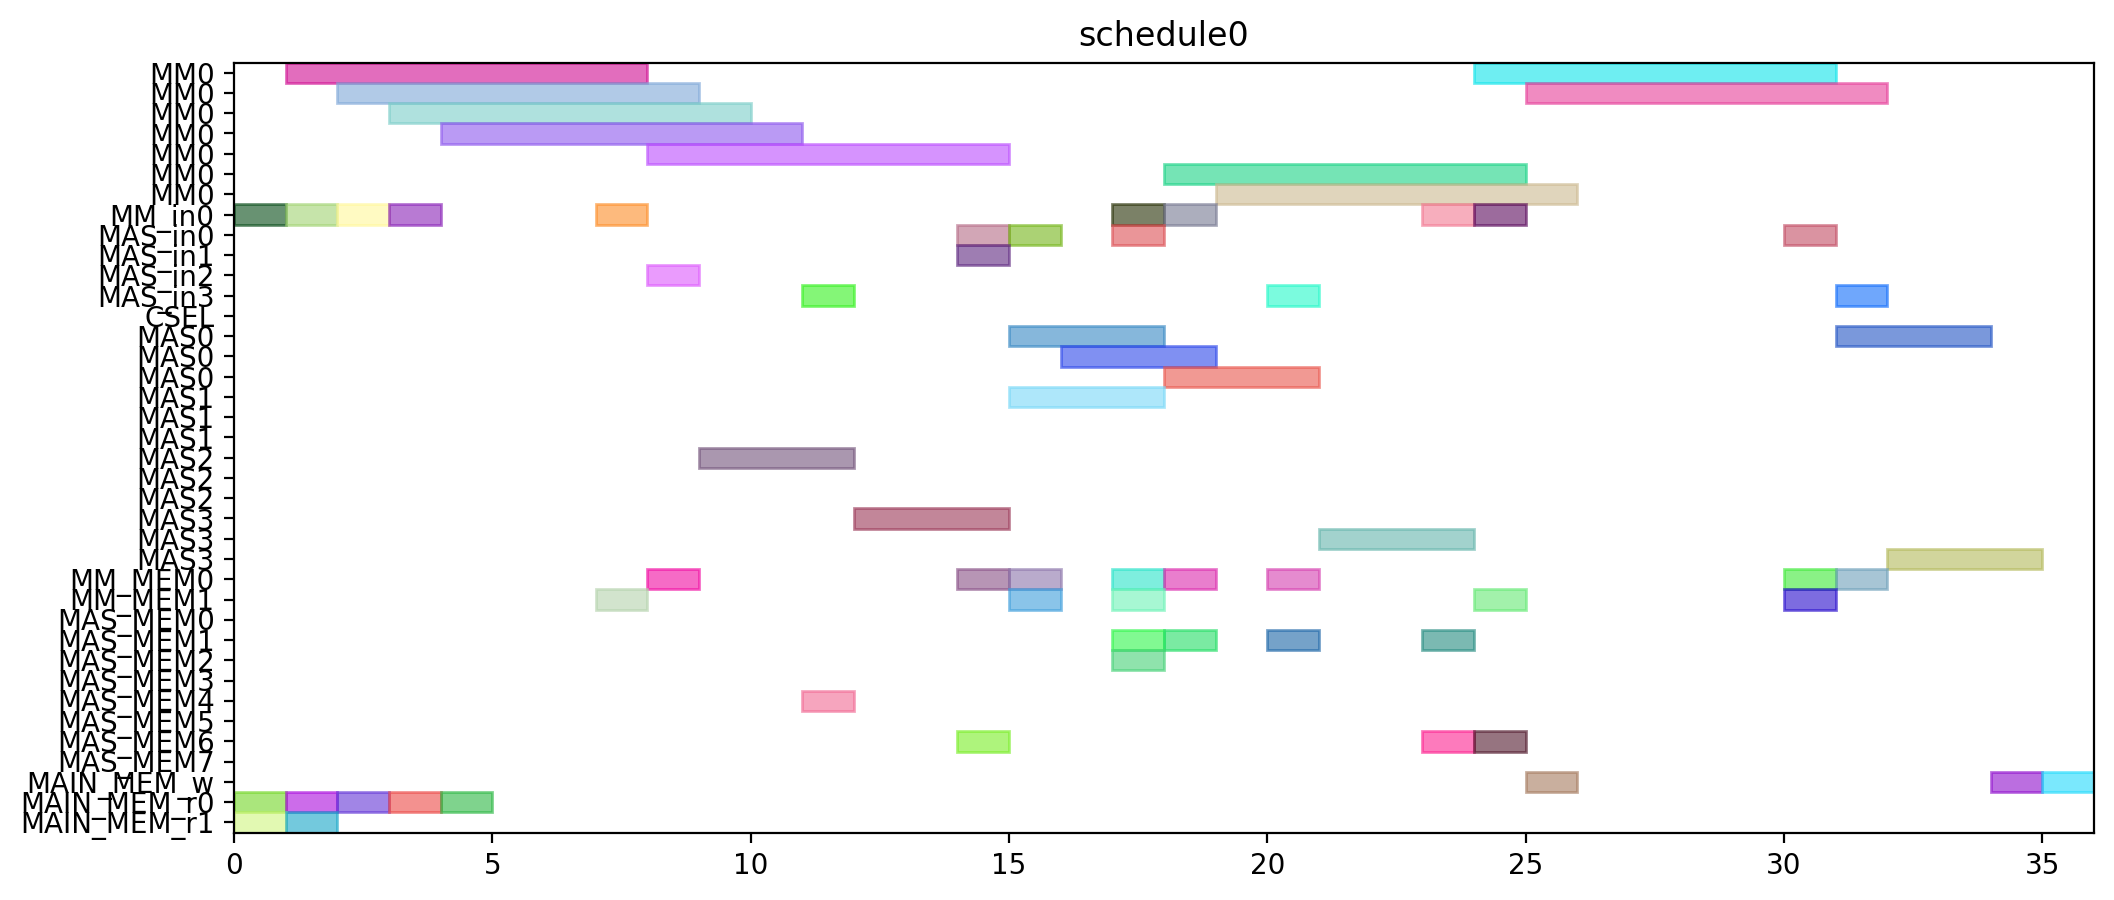

Write the Python code that produced this figure.
from pyschedule import Scenario, solvers, plotters, alt


def solve():
	horizon = 90
	S = Scenario("schedule0", horizon=horizon)

	# resource
	MM = S.Resources('MM', num=1, size=7)
	MM_in = S.Resources('MM_in', num=1)
	MAS_in = S.Resources('MAS_in', num=4)
	CSEL = S.Resource('CSEL')
	MAS = S.Resources('MAS', num=4, size=3, periods=range(1, horizon))
	MM_MEM = S.Resources('MM_MEM', num=2)
	MAS_MEM = S.Resources('MAS_MEM', num=8)
	MAIN_MEM_w = S.Resource('MAIN_MEM_w', size=1)
	MAIN_MEM_r = S.Resources('MAIN_MEM_r', num=2)

	# result of previous scheduling

	# new tasks
	t0 = S.Task('t0', length=7, delay_cost=1)
	t0 += alt(MM)
	t0_in = S.Task('t0_in', length=1, delay_cost=1)
	t0_in += alt(MM_in)
	S += t0_in*MM_in[0]<=t0*MM[0]

	t0_mem0 = S.Task('t0_mem0', length=1, delay_cost=1)
	t0_mem0 += MAIN_MEM_r[0]
	t3 = S.Task('t3', length=7, delay_cost=1)
	t3 += alt(MM)
	t3_in = S.Task('t3_in', length=1, delay_cost=1)
	t3_in += alt(MM_in)
	S += t3_in*MM_in[0]<=t3*MM[0]

	t3_mem0 = S.Task('t3_mem0', length=1, delay_cost=1)
	t3_mem0 += MAIN_MEM_r[0]
	t3_mem1 = S.Task('t3_mem1', length=1, delay_cost=1)
	t3_mem1 += MAIN_MEM_r[1]
	t1 = S.Task('t1', length=7, delay_cost=1)
	t1 += alt(MM)
	t1_in = S.Task('t1_in', length=1, delay_cost=1)
	t1_in += alt(MM_in)
	S += t1_in*MM_in[0]<=t1*MM[0]

	t1_mem0 = S.Task('t1_mem0', length=1, delay_cost=1)
	t1_mem0 += MAIN_MEM_r[0]
	t1_mem1 = S.Task('t1_mem1', length=1, delay_cost=1)
	t1_mem1 += MAIN_MEM_r[1]
	t2 = S.Task('t2', length=7, delay_cost=1)
	t2 += alt(MM)
	t2_in = S.Task('t2_in', length=1, delay_cost=1)
	t2_in += alt(MM_in)
	S += t2_in*MM_in[0]<=t2*MM[0]

	t2_mem0 = S.Task('t2_mem0', length=1, delay_cost=1)
	t2_mem0 += MAIN_MEM_r[0]
	t4 = S.Task('t4', length=7, delay_cost=1)
	t4 += alt(MM)
	t4_in = S.Task('t4_in', length=1, delay_cost=1)
	t4_in += alt(MM_in)
	S += t4_in*MM_in[0]<=t4*MM[0]

	t4_mem0 = S.Task('t4_mem0', length=1, delay_cost=1)
	t4_mem0 += MAIN_MEM_r[0]
	t4_mem1 = S.Task('t4_mem1', length=1, delay_cost=1)
	t4_mem1 += alt(MM_MEM)
	S += (t2*MM[0])-1 < t4_mem1*MM_MEM[1]
	S += t4_mem1 <= t4

	t5 = S.Task('t5', length=3, delay_cost=1)
	t5 += alt(MAS)
	t5_in = S.Task('t5_in', length=1, delay_cost=1)
	t5_in += alt(MAS_in)
	S += t5_in*MAS_in[0]<=t5*MAS[0]

	S += t5_in*MAS_in[1]<=t5*MAS[1]

	S += t5_in*MAS_in[2]<=t5*MAS[2]

	S += t5_in*MAS_in[3]<=t5*MAS[3]

	t5_mem0 = S.Task('t5_mem0', length=1, delay_cost=1)
	t5_mem0 += alt(MM_MEM)
	S += (t0*MM[0])-1 < t5_mem0*MM_MEM[0]
	S += t5_mem0 <= t5

	t6 = S.Task('t6', length=3, delay_cost=1)
	t6 += alt(MAS)
	t6_in = S.Task('t6_in', length=1, delay_cost=1)
	t6_in += alt(MAS_in)
	S += t6_in*MAS_in[0]<=t6*MAS[0]

	S += t6_in*MAS_in[1]<=t6*MAS[1]

	S += t6_in*MAS_in[2]<=t6*MAS[2]

	S += t6_in*MAS_in[3]<=t6*MAS[3]

	t6_mem0 = S.Task('t6_mem0', length=1, delay_cost=1)
	t6_mem0 += alt(MAS_MEM)
	S += (t5*MAS[0])-1 < t6_mem0*MAS_MEM[0]
	S += (t5*MAS[1])-1 < t6_mem0*MAS_MEM[2]
	S += (t5*MAS[2])-1 < t6_mem0*MAS_MEM[4]
	S += (t5*MAS[3])-1 < t6_mem0*MAS_MEM[6]
	S += t6_mem0 <= t6

	t9 = S.Task('t9', length=3, delay_cost=1)
	t9 += alt(MAS)
	t9_in = S.Task('t9_in', length=1, delay_cost=1)
	t9_in += alt(MAS_in)
	S += t9_in*MAS_in[0]<=t9*MAS[0]

	S += t9_in*MAS_in[1]<=t9*MAS[1]

	S += t9_in*MAS_in[2]<=t9*MAS[2]

	S += t9_in*MAS_in[3]<=t9*MAS[3]

	t9_mem0 = S.Task('t9_mem0', length=1, delay_cost=1)
	t9_mem0 += alt(MM_MEM)
	S += (t0*MM[0])-1 < t9_mem0*MM_MEM[0]
	S += t9_mem0 <= t9

	t9_mem1 = S.Task('t9_mem1', length=1, delay_cost=1)
	t9_mem1 += alt(MM_MEM)
	S += (t4*MM[0])-1 < t9_mem1*MM_MEM[1]
	S += t9_mem1 <= t9

	t10 = S.Task('t10', length=3, delay_cost=1)
	t10 += alt(MAS)
	t10_in = S.Task('t10_in', length=1, delay_cost=1)
	t10_in += alt(MAS_in)
	S += t10_in*MAS_in[0]<=t10*MAS[0]

	S += t10_in*MAS_in[1]<=t10*MAS[1]

	S += t10_in*MAS_in[2]<=t10*MAS[2]

	S += t10_in*MAS_in[3]<=t10*MAS[3]

	t10_mem0 = S.Task('t10_mem0', length=1, delay_cost=1)
	t10_mem0 += alt(MM_MEM)
	S += (t4*MM[0])-1 < t10_mem0*MM_MEM[0]
	S += t10_mem0 <= t10

	t7 = S.Task('t7', length=3, delay_cost=1)
	t7 += alt(MAS)
	t7_in = S.Task('t7_in', length=1, delay_cost=1)
	t7_in += alt(MAS_in)
	S += t7_in*MAS_in[0]<=t7*MAS[0]

	S += t7_in*MAS_in[1]<=t7*MAS[1]

	S += t7_in*MAS_in[2]<=t7*MAS[2]

	S += t7_in*MAS_in[3]<=t7*MAS[3]

	t7_mem0 = S.Task('t7_mem0', length=1, delay_cost=1)
	t7_mem0 += alt(MAS_MEM)
	S += (t6*MAS[0])-1 < t7_mem0*MAS_MEM[0]
	S += (t6*MAS[1])-1 < t7_mem0*MAS_MEM[2]
	S += (t6*MAS[2])-1 < t7_mem0*MAS_MEM[4]
	S += (t6*MAS[3])-1 < t7_mem0*MAS_MEM[6]
	S += t7_mem0 <= t7

	t11 = S.Task('t11', length=3, delay_cost=1)
	t11 += alt(MAS)
	t11_in = S.Task('t11_in', length=1, delay_cost=1)
	t11_in += alt(MAS_in)
	S += t11_in*MAS_in[0]<=t11*MAS[0]

	S += t11_in*MAS_in[1]<=t11*MAS[1]

	S += t11_in*MAS_in[2]<=t11*MAS[2]

	S += t11_in*MAS_in[3]<=t11*MAS[3]

	t11_mem0 = S.Task('t11_mem0', length=1, delay_cost=1)
	t11_mem0 += alt(MAS_MEM)
	S += (t10*MAS[0])-1 < t11_mem0*MAS_MEM[0]
	S += (t10*MAS[1])-1 < t11_mem0*MAS_MEM[2]
	S += (t10*MAS[2])-1 < t11_mem0*MAS_MEM[4]
	S += (t10*MAS[3])-1 < t11_mem0*MAS_MEM[6]
	S += t11_mem0 <= t11

	t11_mem1 = S.Task('t11_mem1', length=1, delay_cost=1)
	t11_mem1 += alt(MM_MEM)
	S += (t4*MM[0])-1 < t11_mem1*MM_MEM[1]
	S += t11_mem1 <= t11

	t8 = S.Task('t8', length=7, delay_cost=1)
	t8 += alt(MM)
	t8_in = S.Task('t8_in', length=1, delay_cost=1)
	t8_in += alt(MM_in)
	S += t8_in*MM_in[0]<=t8*MM[0]

	t8_mem0 = S.Task('t8_mem0', length=1, delay_cost=1)
	t8_mem0 += alt(MM_MEM)
	S += (t4*MM[0])-1 < t8_mem0*MM_MEM[0]
	S += t8_mem0 <= t8

	t8_mem1 = S.Task('t8_mem1', length=1, delay_cost=1)
	t8_mem1 += alt(MAS_MEM)
	S += (t7*MAS[0])-1 < t8_mem1*MAS_MEM[1]
	S += (t7*MAS[1])-1 < t8_mem1*MAS_MEM[3]
	S += (t7*MAS[2])-1 < t8_mem1*MAS_MEM[5]
	S += (t7*MAS[3])-1 < t8_mem1*MAS_MEM[7]
	S += t8_mem1 <= t8

	new_PZ = S.Task('new_PZ', length=7, delay_cost=1)
	new_PZ += alt(MM)
	new_PZ_in = S.Task('new_PZ_in', length=1, delay_cost=1)
	new_PZ_in += alt(MM_in)
	S += new_PZ_in*MM_in[0]<=new_PZ*MM[0]

	S += 0<new_PZ

	new_PZ_w = S.Task('new_PZ_w', length=1, delay_cost=1)
	new_PZ_w += alt(MAIN_MEM_w)
	S += new_PZ <= new_PZ_w

	new_PZ_mem0 = S.Task('new_PZ_mem0', length=1, delay_cost=1)
	new_PZ_mem0 += alt(MM_MEM)
	S += (t1*MM[0])-1 < new_PZ_mem0*MM_MEM[0]
	S += new_PZ_mem0 <= new_PZ

	new_PZ_mem1 = S.Task('new_PZ_mem1', length=1, delay_cost=1)
	new_PZ_mem1 += alt(MAS_MEM)
	S += (t7*MAS[0])-1 < new_PZ_mem1*MAS_MEM[1]
	S += (t7*MAS[1])-1 < new_PZ_mem1*MAS_MEM[3]
	S += (t7*MAS[2])-1 < new_PZ_mem1*MAS_MEM[5]
	S += (t7*MAS[3])-1 < new_PZ_mem1*MAS_MEM[7]
	S += new_PZ_mem1 <= new_PZ

	t12 = S.Task('t12', length=3, delay_cost=1)
	t12 += alt(MAS)
	t12_in = S.Task('t12_in', length=1, delay_cost=1)
	t12_in += alt(MAS_in)
	S += t12_in*MAS_in[0]<=t12*MAS[0]

	S += t12_in*MAS_in[1]<=t12*MAS[1]

	S += t12_in*MAS_in[2]<=t12*MAS[2]

	S += t12_in*MAS_in[3]<=t12*MAS[3]

	t12_mem0 = S.Task('t12_mem0', length=1, delay_cost=1)
	t12_mem0 += alt(MM_MEM)
	S += (t0*MM[0])-1 < t12_mem0*MM_MEM[0]
	S += t12_mem0 <= t12

	t12_mem1 = S.Task('t12_mem1', length=1, delay_cost=1)
	t12_mem1 += alt(MAS_MEM)
	S += (t11*MAS[0])-1 < t12_mem1*MAS_MEM[1]
	S += (t11*MAS[1])-1 < t12_mem1*MAS_MEM[3]
	S += (t11*MAS[2])-1 < t12_mem1*MAS_MEM[5]
	S += (t11*MAS[3])-1 < t12_mem1*MAS_MEM[7]
	S += t12_mem1 <= t12

	t13 = S.Task('t13', length=7, delay_cost=1)
	t13 += alt(MM)
	t13_in = S.Task('t13_in', length=1, delay_cost=1)
	t13_in += alt(MM_in)
	S += t13_in*MM_in[0]<=t13*MM[0]

	t13_mem0 = S.Task('t13_mem0', length=1, delay_cost=1)
	t13_mem0 += alt(MAS_MEM)
	S += (t12*MAS[0])-1 < t13_mem0*MAS_MEM[0]
	S += (t12*MAS[1])-1 < t13_mem0*MAS_MEM[2]
	S += (t12*MAS[2])-1 < t13_mem0*MAS_MEM[4]
	S += (t12*MAS[3])-1 < t13_mem0*MAS_MEM[6]
	S += t13_mem0 <= t13

	t13_mem1 = S.Task('t13_mem1', length=1, delay_cost=1)
	t13_mem1 += alt(MAS_MEM)
	S += (t9*MAS[0])-1 < t13_mem1*MAS_MEM[1]
	S += (t9*MAS[1])-1 < t13_mem1*MAS_MEM[3]
	S += (t9*MAS[2])-1 < t13_mem1*MAS_MEM[5]
	S += (t9*MAS[3])-1 < t13_mem1*MAS_MEM[7]
	S += t13_mem1 <= t13

	t14 = S.Task('t14', length=7, delay_cost=1)
	t14 += alt(MM)
	t14_in = S.Task('t14_in', length=1, delay_cost=1)
	t14_in += alt(MM_in)
	S += t14_in*MM_in[0]<=t14*MM[0]

	t14_mem0 = S.Task('t14_mem0', length=1, delay_cost=1)
	t14_mem0 += alt(MAS_MEM)
	S += (t12*MAS[0])-1 < t14_mem0*MAS_MEM[0]
	S += (t12*MAS[1])-1 < t14_mem0*MAS_MEM[2]
	S += (t12*MAS[2])-1 < t14_mem0*MAS_MEM[4]
	S += (t12*MAS[3])-1 < t14_mem0*MAS_MEM[6]
	S += t14_mem0 <= t14

	t14_mem1 = S.Task('t14_mem1', length=1, delay_cost=1)
	t14_mem1 += alt(MM_MEM)
	S += (t3*MM[0])-1 < t14_mem1*MM_MEM[1]
	S += t14_mem1 <= t14

	new_PY = S.Task('new_PY', length=3, delay_cost=1)
	new_PY += alt(MAS)
	new_PY_in = S.Task('new_PY_in', length=1, delay_cost=1)
	new_PY_in += alt(MAS_in)
	S += new_PY_in*MAS_in[0]<=new_PY*MAS[0]

	S += new_PY_in*MAS_in[1]<=new_PY*MAS[1]

	S += new_PY_in*MAS_in[2]<=new_PY*MAS[2]

	S += new_PY_in*MAS_in[3]<=new_PY*MAS[3]

	S += 0<new_PY

	new_PY_w = S.Task('new_PY_w', length=1, delay_cost=1)
	new_PY_w += alt(MAIN_MEM_w)
	S += new_PY <= new_PY_w

	new_PY_mem0 = S.Task('new_PY_mem0', length=1, delay_cost=1)
	new_PY_mem0 += alt(MM_MEM)
	S += (t8*MM[0])-1 < new_PY_mem0*MM_MEM[0]
	S += new_PY_mem0 <= new_PY

	new_PY_mem1 = S.Task('new_PY_mem1', length=1, delay_cost=1)
	new_PY_mem1 += alt(MM_MEM)
	S += (t13*MM[0])-1 < new_PY_mem1*MM_MEM[1]
	S += new_PY_mem1 <= new_PY

	new_PX = S.Task('new_PX', length=3, delay_cost=1)
	new_PX += alt(MAS)
	new_PX_in = S.Task('new_PX_in', length=1, delay_cost=1)
	new_PX_in += alt(MAS_in)
	S += new_PX_in*MAS_in[0]<=new_PX*MAS[0]

	S += new_PX_in*MAS_in[1]<=new_PX*MAS[1]

	S += new_PX_in*MAS_in[2]<=new_PX*MAS[2]

	S += new_PX_in*MAS_in[3]<=new_PX*MAS[3]

	S += 0<new_PX

	new_PX_w = S.Task('new_PX_w', length=1, delay_cost=1)
	new_PX_w += alt(MAIN_MEM_w)
	S += new_PX <= new_PX_w

	new_PX_mem0 = S.Task('new_PX_mem0', length=1, delay_cost=1)
	new_PX_mem0 += alt(MM_MEM)
	S += (t14*MM[0])-1 < new_PX_mem0*MM_MEM[0]
	S += new_PX_mem0 <= new_PX

	solvers.mip.solve(S,msg=1,kind='CPLEX',ratio_gap=1.01)

	solution = [['hoge']*len(S.solution()[1]) for i in range(len(S.solution()))]
	for i in range(len(S.solution())):
		for j in range(len(S.solution()[i])):
			solution[i][j]=str(S.solution()[i][j])
	print(solution)

	cycles = int(solution[-1][3])

	pic_file_name = "/home/mfukuda/ABE/multiRAM_multiMAS_16mux/scheduling_result/stage7MM1_stage3MAS4/EP_DBL_A_0/schedule0.png"
	if(S.solution() != []):
		plotters.matplotlib.plot(S,img_filename=pic_file_name, show_task_labels=False, fig_size=(cycles*0.25+3, 5))

	return solution
